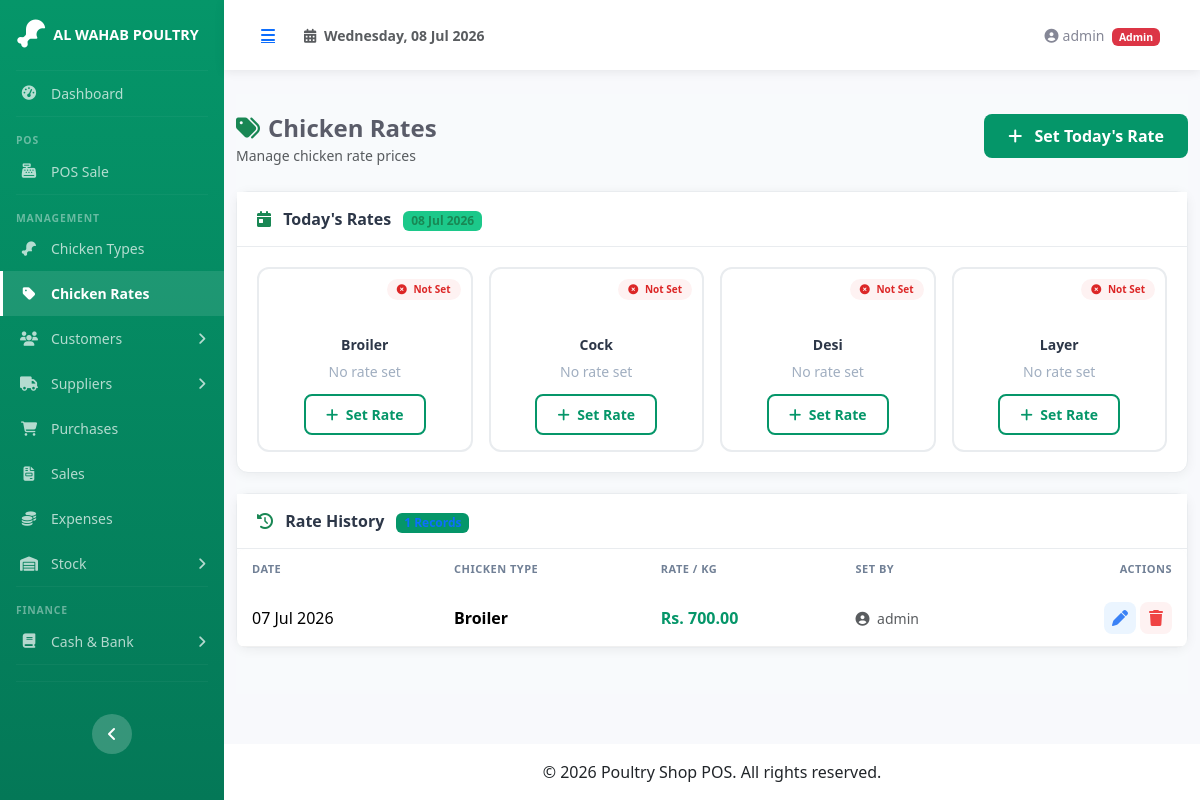
/pages/chicken_rates/index.php (signed in), run on the app's committed database.
### tables this page shows
CREATE TABLE IF NOT EXISTS chicken_types (
  id          INT             AUTO_INCREMENT PRIMARY KEY,
  name        VARCHAR(50)     NOT NULL UNIQUE,
  created_at  TIMESTAMP       DEFAULT CURRENT_TIMESTAMP
);

CREATE TABLE IF NOT EXISTS chicken_rates (
  id              INT             AUTO_INCREMENT PRIMARY KEY,
  chicken_type_id INT             NOT NULL,
  rate_per_kg     DECIMAL(10,2)   NOT NULL,
  rate_date       DATE            NOT NULL,
  created_by      INT             DEFAULT NULL,
  created_at      TIMESTAMP       DEFAULT CURRENT_TIMESTAMP,
  FOREIGN KEY (chicken_type_id) REFERENCES chicken_types(id) ON DELETE CASCADE ON UPDATE CASCADE,
  FOREIGN KEY (created_by) REFERENCES users(id) ON DELETE SET NULL ON UPDATE CASCADE,
  INDEX idx_rate_date (rate_date),
  INDEX idx_type_date (chicken_type_id, rate_date)
);

CREATE TABLE IF NOT EXISTS users (
  id            INT             AUTO_INCREMENT PRIMARY KEY,
  username      VARCHAR(50)     NOT NULL UNIQUE,
  email         VARCHAR(100)    DEFAULT NULL,
  password_hash VARCHAR(255)    NOT NULL,
  role          ENUM('admin','cashier') NOT NULL DEFAULT 'cashier',
  status        TINYINT(1)      NOT NULL DEFAULT 1,
  created_at    TIMESTAMP       DEFAULT CURRENT_TIMESTAMP
);

### includes/functions.php (called while the page is built, shortened)
<?php
function money($amount): string {
    return number_format((float)$amount, 2);
}

### pages/chicken_rates/index.php (the view, shortened to what this page needs)
<?php
require_once __DIR__ . '/../../includes/functions.php';
$pdo = getDB();
$types = $pdo->query("SELECT id, name FROM chicken_types ORDER BY name")->fetchAll();
$today_rates = [];
$all_rates = $pdo->query("
    SELECT cr.*, ct.name AS type_name, u.username AS created_by_name
    FROM chicken_rates cr
    JOIN chicken_types ct ON ct.id = cr.chicken_type_id
    LEFT JOIN users u ON u.id = cr.created_by
    ORDER BY cr.rate_date DESC, ct.name
")->fetchAll();
require_once __DIR__ . '/../../includes/header.php';
?>
<div class="container-fluid rates-page">
    <div class="row mb-4">
        <div class="col-md-8">
            <h4 class="fw-bold text-gray-800 mb-0">
                <i class="fas fa-tags text-success me-2"></i>Chicken Rates
            </h4>
            <small class="text-muted">Manage chicken rate prices</small>
        </div>
        <div class="col-md-4 text-md-end mt-2 mt-md-0">
            <button class="btn btn-primary-custom" data-bs-toggle="modal" data-bs-target="#rateModal">
                <i class="fas fa-plus me-2"></i> Set Today's Rate
            </button>
        </div>
    </div>
    <div class="rates-card">
        <div class="card-header">
            <i class="fas fa-calendar-day text-success me-2"></i> Today's Rates
            <span class="badge bg-success bg-opacity-10 text-success ms-2"><?= date('d M Y') ?></span>
        </div>
        <div class="card-body">
            <div class="row g-3">
                <?php foreach ($types as $t): ?>
                <div class="col-xl-3 col-lg-4 col-md-6">
                    <div class="rate-today-card">
                        <?php if (isset($today_rates[$t['id']])): ?>
                            <span class="status-badge set"><i class="fas fa-check-circle me-1"></i> Set</span>
                            <div class="chicken-icon"><i class="fas fa-drumstick"></i></div>
                            <div class="chicken-name"><?= htmlspecialchars($t['name']) ?></div>
                            <div class="rate-value">Rs. <?= money($today_rates[$t['id']]['rate_per_kg']) ?></div>
                            <div class="rate-label">per KG</div>
                        <?php else: ?>
                            <span class="status-badge not-set"><i class="fas fa-times-circle me-1"></i> Not Set</span>
                            <div class="chicken-icon" style="color: #cbd5e0;"><i class="fas fa-drumstick"></i></div>
                            <div class="chicken-name"><?= htmlspecialchars($t['name']) ?></div>
                            <div class="not-set">No rate set</div>
                            <div class="rate-label mt-1">
                                <button class="btn btn-sm btn-outline-primary-custom mt-2" data-bs-toggle="modal" data-bs-target="#rateModal"
                                        onclick="document.querySelector('#rateModal select[name=chicken_type_id]').value='<?= $t['id'] ?>'">
                                    <i class="fas fa-plus me-1"></i> Set Rate
                                </button>
                            </div>
                        <?php endif; ?>
                    </div>
                </div>
                <?php endforeach; ?>
            </div>
        </div>
    </div>
    <div class="rates-card">
        <div class="card-header">
            <i class="fas fa-history text-success me-2"></i> Rate History
            <span class="badge bg-primary bg-opacity-10 text-primary ms-2"><?= count($all_rates) ?> Records</span>
        </div>
        <div class="card-body p-0">
            <div class="table-responsive">
                <table class="table rates-table mb-0" id="ratesTable">
                    <thead>
                        <tr>
                            <th>Date</th>
                            <th>Chicken Type</th>
                            <th>Rate / KG</th>
                            <th>Set By</th>
                            <th class="text-end">Actions</th>
                        </tr>
                    </thead>
                    <tbody>
                        <?php if (count($all_rates) > 0): ?>
                            <?php foreach ($all_rates as $r): ?>
                            <tr>
                                <td>
                                    <span class="fw-medium"><?= date('d M Y', strtotime($r['rate_date'])) ?></span>
                                </td>
                                <td>
                                    <span class="fw-semibold"><?= htmlspecialchars($r['type_name']) ?></span>
                                </td>
                                <td>
                                    <span class="rate-amount">Rs. <?= money($r['rate_per_kg']) ?></span>
                                </td>
                                <td>
                                    <span class="text-muted small">
                                        <i class="fas fa-user-circle me-1"></i>
                                        <?= htmlspecialchars($r['created_by_name'] ?? 'System') ?>
                                    </span>
                                </td>
                                <td class="text-end">
                                    <div class="d-flex justify-content-end gap-1">
                                        <button type="button" class="btn-icon edit btn-edit-rate"
                                            data-id="<?= $r['id'] ?>"
                                            data-type="<?= htmlspecialchars($r['type_name']) ?>"
                                            data-rate="<?= $r['rate_per_kg'] ?>"
                                            data-date="<?= $r['rate_date'] ?>"
                                            title="Edit Rate">
                                            <i class="fas fa-pen"></i>
                                        </button>
                                        <form method="POST" class="delete-rate-form d-inline">
                                            <button type="button" class="btn-icon delete btn-delete-rate" title="Delete Rate">
                                                <i class="fas fa-trash"></i>
                                            </button>
                                        </form>
                                    </div>
                                </td>
                            </tr>
                            <?php endforeach; ?>
                        <?php endif; ?>
                    </tbody>
                </table>
            </div>
        </div>
    </div>
</div>
<?php require_once __DIR__ . '/../../includes/footer.php'; ?>

### data on the page
chicken_types: name "Broiler", $t['id'] 1 (drawn)
chicken_types: name "Cock", $t['id'] 4 (drawn)
chicken_types: name "Desi", $t['id'] 3 (drawn)
chicken_types: name "Layer", $t['id'] 2 (drawn)
chicken_rates: rate_date "07 Jul 2026", chicken_type.name "Broiler", rate_per_kg "700.00", created_by.username "admin"

### other printed values
$_SESSION['user_name'] "admin"
$_SESSION['user_role'] "Admin"
